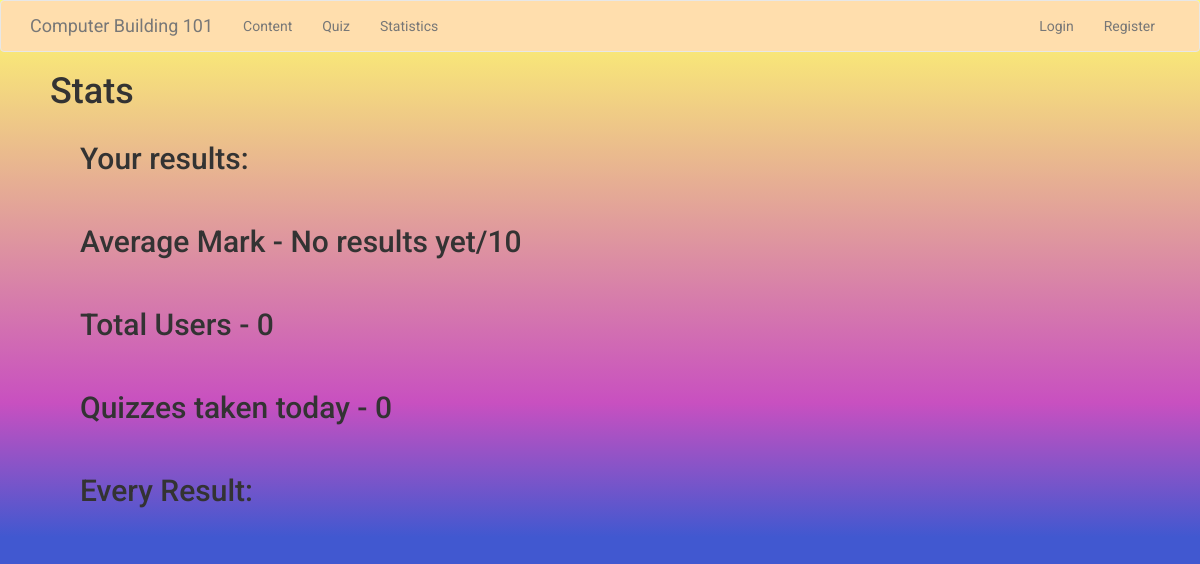
/stats, run on an earlier commit of the app's database.
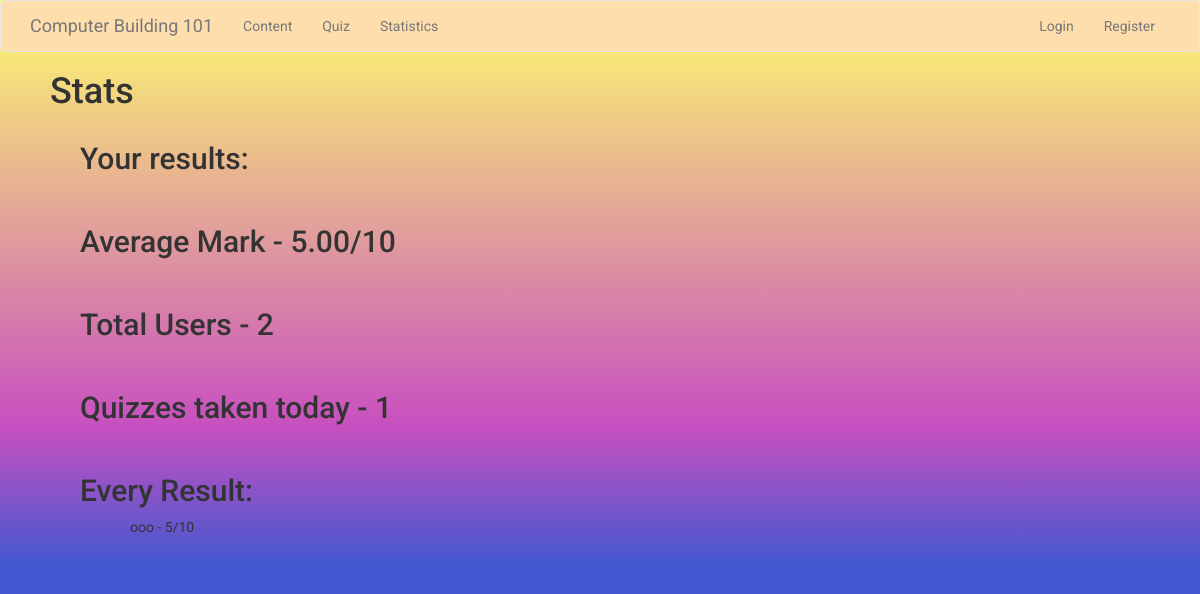
And on a later commit of the database.
### app/models.py (models this page shows, shortened)
class Result(UserMixin, db.Model):
    id = db.Column(db.Integer, primary_key=True)
    user_id = db.Column(db.Integer, db.ForeignKey("user.id"))
    num_correct = db.Column(db.Integer)
    first_correct = db.Column(db.Boolean)
    second_correct = db.Column(db.Boolean)
    third_correct = db.Column(db.Boolean)
    fourth_correct = db.Column(db.Boolean)
    fifth_correct = db.Column(db.Boolean)
    sixth_correct = db.Column(db.Boolean)
    seventh_correct = db.Column(db.Boolean)
    eigth_correct = db.Column(db.Boolean)
    ninth_correct = db.Column(db.Boolean)
    tenth_correct = db.Column(db.Boolean)
    date_created = db.Column(db.DateTime())

class User(UserMixin, db.Model):
    id = db.Column(db.Integer, primary_key=True)
    username = db.Column(db.String(64), index=True, unique=True)
    email = db.Column(db.String(120), index=True, unique=True)
    password_hash = db.Column(db.String(128))
    day_joined = db.Column(db.DateTime())
    completed_quiz = db.Column(db.Boolean)

### app/routes.py (the view)
@app.route('/stats')
def stats():
    user_results = []
    for result in db.session.query(Result.num_correct).join(User).filter(User.id==(current_user.get_id())):
        user_results.append(result[0])
    every_result = []
    for result, name in db.session.query(Result.num_correct, User.username).filter(User.id==Result.user_id).all():
        every_result.append((result, name))
    try:
        average_mark = '{:.2f}'.format(db.session.query(func.avg(Result.num_correct).label("average"))[0][0]) #indexs to get at a tuple inside a list
    except:
        average_mark = 'No results yet'
    today = (datetime.today().year, datetime.today().month, datetime.today().day)
    quizzes_today = db.session.query(Result.date_created).filter(
        extract('month', Result.date_created) == datetime.today().month,
        extract('year', Result.date_created) == datetime.today().year,
        extract('day', Result.date_created) == datetime.today().day).count()
    score_today = db.session.query(func.avg(Result.num_correct)).filter(
        extract('month', Result.date_created) == datetime.today().month,
        extract('year', Result.date_created) == datetime.today().year,
        extract('day', Result.date_created) == datetime.today().day).count()
    total_users = db.session.query(User).count()
    print("Total Users: ", total_users)
    print("Quizzes taken today: ",quizzes_today)
    print("Average:",average_mark)
    return render_template('stats.html', title = 'Statistics', user_results = user_results,
    every_result = every_result, average_mark = average_mark, total_users = total_users,
    quizzes_today = quizzes_today, score_today = score_today)

### app/templates/stats.html (shortened to what this page needs)
{% extends "base.html" %}
{% block content %}
    <h1>Stats</h1>
    <div class = container>
        <h2>Your results:</h2>
        <br>
        <h2>Average Mark - {{ average_mark }}/10</h2>
        <br>
        <h2>Total Users - {{ total_users }}</h2>
        <br>
        <h2>Quizzes taken today - {{ quizzes_today }}</h2>
        <br>
        <h2>Every Result:</h2>
        {% for result in every_result %}
            <p style = "padding-left: 100px;">{{ result[1] }} - {{result[0]}}/10</p>
        {% endfor %}
        <br>
    </div>
{% endblock %}

### app/templates/base.html (shortened to what this page needs)
{% extends 'bootstrap/base.html' %}
{% block styles %}
{{ super() }}
<link rel="stylesheet" href="{{ url_for('static', filename='css/stylesheet.css') }}">
{% endblock %}
{% block navbar %}
<nav class="navbar navbar-default">
    <div class="container">
        <div class="navbar-header">
            <a class="navbar-brand" href="{{ url_for('index') }}">Computer Building 101</a>
        </div>
        <div class="collapse navbar-collapse" id="bs-example-navbar-collapse-1">
            <ul class="nav navbar-nav">
                <li><a href="{{ url_for('content') }}">Content</a></li>
                <li><a href="{{ url_for('quiz') }}">Quiz</a></li>
                <li><a href="{{ url_for('stats') }}">Statistics</a></li>
            </ul>
            <ul class="nav navbar-nav navbar-right">
                {% if current_user.is_anonymous %}
                <li><a href="{{ url_for('login') }}">Login</a></li>
                <li><a href="{{ url_for('register') }}">Register</a></li>
                {% else %}
                <li><a href= "{{ url_for('feedback') }}">Feedback</a></li>
                <li><a href="{{ url_for('logout') }}">Logout</a></li>
                {% endif %}
            </ul>
        </div>
    </div>
</nav>
{% endblock %}

### app/static/css/stylesheet.css (style rules this page uses)
h1 { padding-left: 50px; }
h2 { padding-left: 50px; }
.navbar { background-color: navajowhite; }
body { background-size: fill; background-repeat: no-repeat; font-family: 'Roboto' ; background-color: #4158D0; background-image: linear-gradient(0deg, #4158D0 0%, #C850C0 25%, #fffc6e 100%); }

What changed in the data, as far as the page shows it:
added Result: username "ooo", num_correct "5"
Also different on the page:
{{ average_mark }}: "No results yet" → "5.00"
{{ total_users }}: "0" → "2"
{{ quizzes_today }}: "0" → "1"
